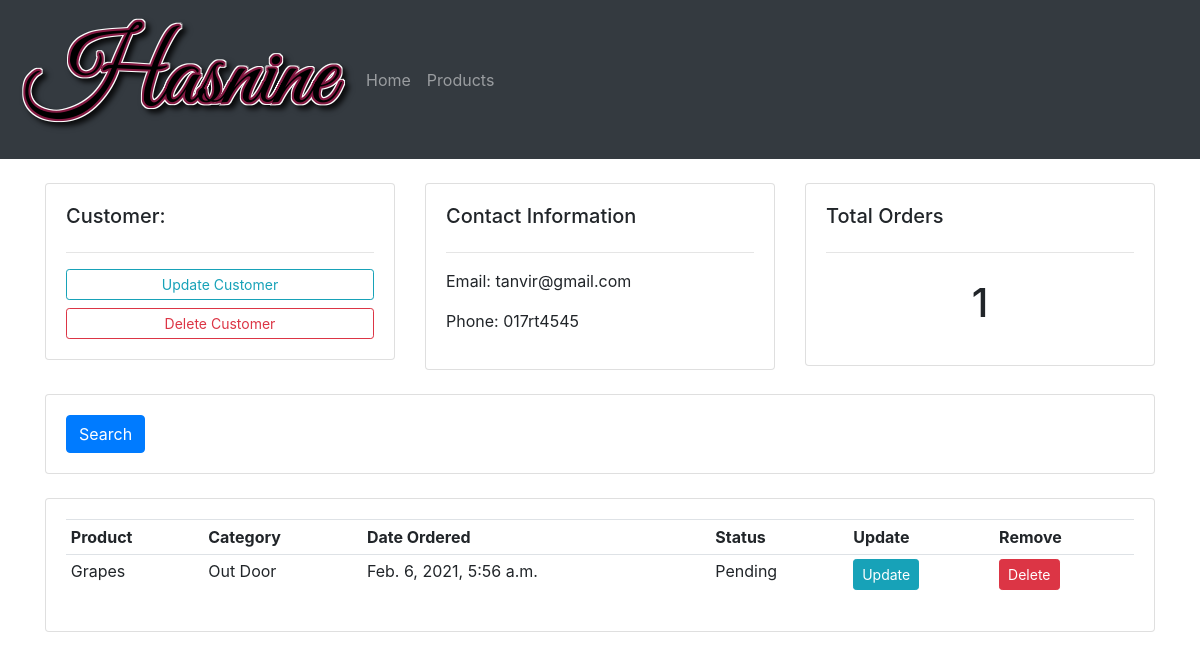
The app's page /customer/2/ with its own data.
### accounts/models.py (models this page shows, shortened)
class Customer(models.Model):
    name = models.CharField(max_length=200, null=True)
    phone = models.CharField(max_length=200, null=True)
    email = models.CharField(max_length=200, null=True)
    date_created = models.DateTimeField(auto_now_add=True, null=True)

class Order(models.Model):
    STATUS = (
        ('Pending', 'Pending'),
        ('Out for delivery', 'Out for delivery'),
        ('Delivered', 'Delivered'),
    )
    customer = models.ForeignKey(Customer, null=True, on_delete=models.SET_NULL)
    product = models.ForeignKey(Product, null=True, on_delete=models.SET_NULL)
    date_created = models.DateTimeField(auto_now_add=True, null=True)
    status = models.CharField(max_length=200, null=True, choices=STATUS)

class Product(models.Model):
    CATEGORY = (
        ('Indoor', 'Indoor'),
        ('Out Door', 'Out Door'),
    )
    name = models.CharField(max_length=200, null=True)
    price = models.FloatField(null=True)
    category = models.CharField(max_length=200, null=True, choices=CATEGORY)
    description = models.CharField(max_length=200, null=True, blank=True)
    date_created = models.DateTimeField(auto_now_add=True, null=True)
    tags = models.ManyToManyField(Tag)
    def __str__(self):
        return self.name

### accounts/views.py (the view)
# urls.py: path('customer/<str:pks>/', customer, name='customer'),
def customer(request, pks):
    customers = Customer.objects.get(id=pks)
    orders = customers.order_set.all()
    order_count = orders.count()
    context = {'customers': customers, 'orders': orders, 'order_count': order_count}
    return render(request, 'customer.html', context)

### accounts/templates/customer.html (shortened to what this page needs)
{% extends 'base.html' %}
{% block content %}
<br>
<div class="row">
    <div class="col-md">
        <div class="card card-body">
            <h5>Customer:</h5>
            <hr>
            <a class="btn btn-outline-info  btn-sm btn-block" href="">Update Customer</a>
            <a class="btn btn-outline-danger  btn-sm btn-block" href="">Delete Customer</a>
        </div>
    </div>
    <div class="col-md">
        <div class="card card-body">
            <h5>Contact Information</h5>
            <hr>
            <p>Email: {{customers.email}}</p>
            <p>Phone: {{customers.phone}}</p>
        </div>
    </div>
    <div class="col-md">
        <div class="card card-body">
            <h5>Total Orders</h5>
            <hr>
            <h1 style="text-align: center;padding: 10px">{{order_count}}</h1>
        </div>
    </div>
</div>
<br>
<div class="row">
    <div class="col">
        <div class="card card-body">
            <form method="get">
                <button class="btn btn-primary" type="submit">Search</button>
            </form>
        </div>
    </div>
</div>
<br>
<div class="row">
    <div class="col-md">
        <div class="card card-body">
            <table class="table table-sm">
                <tr>
                    <th>Product</th>
                    <th>Category</th>
                    <th>Date Ordered</th>
                    <th>Status</th>
                    <th>Update</th>
                    <th>Remove</th>
                </tr>
                {% for order in orders %}
                <tr>
                    <td>{{order.product}}</td>
                    <td>{{order.product.category}}</td>
                    <td>{{order.date_created}}</td>
                    <td>{{order.status}}</td>
                    <td><a class="btn btn-sm btn-info" href="{% url 'update_order' order.id %}">Update</a></td>
                    <td><a class="btn btn-sm btn-danger" href="{% url 'deleted' order.id %}">Delete</a></td>
                </tr>
                {% endfor%}
            </table>
        </div>
    </div>
</div>
{% endblock content %}

### records on screen
Customer: email "tanvir@gmail.com", phone "017rt4545"
Order: product "Grapes", product.category "Out Door", date_created "Feb. 6, 2021, 5:56 a.m.", status "Pending"

### other values on screen
{{ order_count }} "1"
